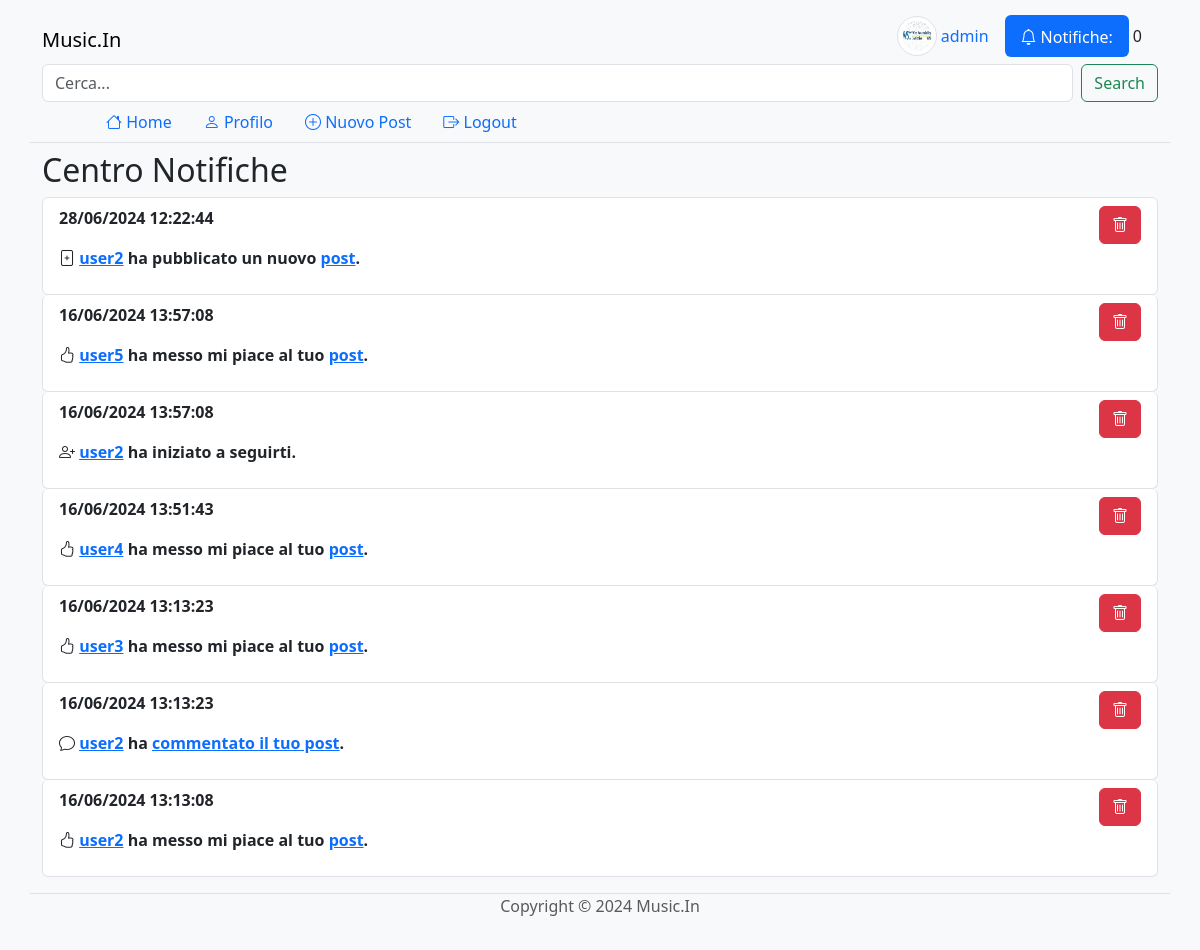
Screenshot of /notifications.php (signed in) with the database file from the repository.
### tables this page shows
create table users (
     `id` int not null AUTO_INCREMENT,
     `username` varchar(255) not null,
     `password` varchar(255) not null,
     `email` varchar(255) not null,
     `name` varchar(255),
     `surname` varchar(255),
     `image` varchar(255),
     `genre_id` int,
     constraint `IDUser` primary key (`id`),
     unique key `username` (`username`),
     unique key `email` (`email`));

create table notifications (
     `id` int not null AUTO_INCREMENT,
     `type` int not null,
     `created_at` timestamp not null DEFAULT current_timestamp(),
     `was_read` boolean not null DEFAULT false,
     `receiver_id` int not null,
     `creator_id` int not null,
     `post_id` int,
     `comment_id` int,
     constraint `IDNotifica` primary key (`id`));

### notifications.php (called while the page is built)
<?php
require_once __DIR__ . '/bootstrap.php';
$notifications = $dbh->getNotifications($_SESSION["user_id"]);
$templateParams["title"] = "Music.In - Notifiche";
$templateParams["name"] = "notifications";
require __DIR__ . '/template/base.php';
?>

### db/connessione-db.php (called while the page is built)
<?php
require_once(__DIR__ . "/dbhelper.php");
$servername = "localhost";
$username = "root";
$password = "";
$dbname = "music_in";
$port = 3306;
$dbh = new DatabaseHelper($servername, $username, $password, $dbname, $port);
?>

### db/dbhelper.php (called while the page is built, shortened)
<?php
class DatabaseHelper {
    private $conn;
    public function __construct($servername, $username, $password, $dbname, $port) {
        try {
            $this->conn = new PDO("mysql:host=$servername;dbname=$dbname;port=$port", $username, $password);
            $this->conn->setAttribute(PDO::ATTR_ERRMODE, PDO::ERRMODE_EXCEPTION);
            $this->conn->exec("SET NAMES utf8mb4");
        } catch(PDOException $e) {
            echo "Connessione al database fallita: " . $e->getMessage();
            die();
        }
    }
    public function getUserInfo($user_id) {
        $query_user = "SELECT username, email, name, surname, image as profile_image, genre_id FROM users WHERE id = :user_id";
        $stmt_user = $this->conn->prepare($query_user);
        $stmt_user->bindParam(':user_id', $user_id);
        $stmt_user->execute();
        $user = $stmt_user->fetch(PDO::FETCH_ASSOC);
        return $user;
    }
    public function getNotifications($user_id) {
        $query = "SELECT id as notification_id, type, created_at, was_read, creator_id, post_id, comment_id FROM notifications WHERE receiver_id = :user_id ORDER BY created_at DESC";
        $stmt = $this->conn->prepare($query);
        $stmt->bindParam(':user_id', $user_id);
        $stmt->execute();
        $notifications = $stmt->fetchAll(PDO::FETCH_ASSOC);
        return $notifications;
    }
}
?>

### template/notifications.php (the view, shortened to what this page needs)
<section>
    <h2>Centro Notifiche</h2>
    <?php if (empty($notifications)) : ?>
        <p>Non hai ancora nessuna notifica.</p>
    <?php else : ?>
        <ul class="list-group">
            <?php foreach ($notifications as $notification) : ?>
                <li class="container card card-body list-group-item <?php if (!$notification["was_read"]) { echo 'fw-bold';} ?>">
                    <div class="row">
                        <p class="col-10"><?php echo htmlspecialchars((new DateTime($notification['created_at']))->format('d/m/Y H:i:s')); ?></p>
                        <form class="col-2 text-end" action="php/processa-delete-notification.php" method="post">
                            <button type="submit" class="btn btn-danger text-nowrap"><i class="bi bi-trash"></i><span class="d-none">Elimina notifica</span></button>
                        </form>
                    </div>
                    <p class="">
                        <?php switch ($notification['type']):
                        case NotificationType::LIKE->value: ?>
                            <i class="bi bi-hand-thumbs-up"></i>
                            <a href="profile.php?id=<?php echo htmlspecialchars($notification['creator_id']); ?>"><?php echo htmlspecialchars($dbh->getUserInfo($notification['creator_id'])['username']); ?></a> ha messo mi piace al tuo <a href="comments.php?post_id=<?php echo htmlspecialchars($notification['post_id']); ?>"> post</a>.
                        <?php break; ?>
                        <?php case NotificationType::COMMENT->value: ?>
                            <i class="bi bi-chat"></i>
                            <a href="profile.php?id=<?php echo htmlspecialchars($notification['creator_id']); ?>"><?php echo htmlspecialchars($dbh->getUserInfo($notification['creator_id'])['username']); ?></a> ha <a href="comments.php?post_id=<?php echo htmlspecialchars($notification["post_id"]); ?>#comment-<?php echo htmlspecialchars($notification["comment_id"]); ?>">commentato il tuo post</a>.
                        <?php break; ?>
                        <?php case NotificationType::FOLLOW->value: ?>
                            <i class="bi bi-person-plus"></i>
                            <a href="profile.php?id=<?php echo htmlspecialchars($notification['creator_id']); ?>"><?php echo htmlspecialchars($dbh->getUserInfo($notification['creator_id'])['username']); ?></a> ha iniziato a seguirti.
                        <?php break; ?>
                        <?php case NotificationType::POST->value: ?>
                            <i class="bi bi-file-plus"></i>
                            <a href="profile.php?id=<?php echo htmlspecialchars($notification['creator_id']); ?>"><?php echo htmlspecialchars($dbh->getUserInfo($notification['creator_id'])['username']); ?></a> ha pubblicato un nuovo <a href="comments.php?post_id=<?php echo htmlspecialchars($notification['post_id']); ?>">post</a>.
                        <?php break; ?>
                        <?php endswitch; ?>
                    </p>
                </li>
                <?php $dbh->setNotificationRead($notification["notification_id"]); ?>
            <?php endforeach; ?>
        </ul>
    <?php endif; ?>
</section>

### template/base.php (shortened to what this page needs)
<!DOCTYPE html>
<html lang="it" class="h-100">
<head>
    <link href="https://cdn.jsdelivr.net/npm/bootstrap@5.3.3/dist/css/bootstrap.min.css" rel="stylesheet">
    <link rel="stylesheet" href="https://cdn.jsdelivr.net/npm/bootstrap-icons@1.11.3/font/bootstrap-icons.min.css">
    <link rel='stylesheet' type='text/css' href='css/common.css'>
</head>
<body class="bg-light d-flex flex-column h-100">
<?php
$username = $dbh->getUserInfo(getCurrentUserId())['username'];
$profile_image = $dbh->getUserInfo(getCurrentUserId())['profile_image'];
?>
    <nav class="navbar navbar-expand-md navbar-light bg-light sticky-top">
        <div class="container justify-content-center border-bottom">
            <div class="col-12">
                <div class="d-flex">
                    <h1><a class="navbar-brand" href="/">Music.In</a></h1>
                    <div class="container nav nav-pills align-items-center justify-content-end">
                        <a class="nav-link" href="profile.php">
                            <?php if (!empty($profile_image)): ?>
                                <img style="height: 30pt; width: 30pt;" class="img-thumbnail rounded-circle" src="<?php echo UPLOAD_DIR . htmlspecialchars($profile_image); ?>" alt="Immagine Profilo">
                            <?php else: ?>
                                <i class="bi bi-person-circle align-middle"></i>
                            <?php endif; ?>
                            <span class="d-none d-sm-inline align-middle"><?php echo htmlspecialchars($username); ?></span>
                        </a>
                        <a class="nav-link <?php markIfActive("notifications.php"); ?>" href="notifications.php"><i class="bi bi-bell align-middle"></i><span class="d-none d-sm-inline ms-1 align-middle">Notifiche:</span></a>
                        <span id="notification_counter" class="p-1">0</span>
                    </div>
                </div>
                <form class="d-flex" role="search" action="search.php" method="get">
                <input class="form-control me-2" type="search" id="searchBar" name="user_id" placeholder="Cerca..." aria-label="Search">
                <button class="btn btn-outline-success" type="submit">Search</button>
            </form>
                <div class="px-5 navbar-collapse" id="navbarCollapse">
                    <ul class="nav nav-pills col-12 col-lg-auto my-2 justify-content-center my-md-0 text-small">
                        <?php
                        $navlinks = [
                            ["index.php", "bi-house", "Home"],
                            ["profile.php", "bi-person", "Profilo"],
                            ["new-post.php", "bi-plus-circle", "Nuovo Post"],
                            ["logout.php", "bi-box-arrow-right", "Logout"],
                        ];
                        ?>
                        <?php foreach ($navlinks as $navlink) : ?>
                            <li class="nav-item">
                                <a class="nav-link <?php markIfActive($navlink[0]); ?>" href="<?php echo $navlink[0]; ?>">
                                    <i class="bi <?php echo $navlink[1]; ?>"></i>
                                    <span class="d-none d-md-inline"><?php echo $navlink[2]; ?></span>
                                </a>
                            </li>
                        <?php endforeach; ?>
                    </ul>
                </div>
            </div>
        </div>
    </nav>
    <main class="flex-shrink-0">
        <div class="container">
            <?php if(isset($templateParams["name"])) { require(__DIR__ . "/" . $templateParams["name"] . ".php"); } ?>
        </div>
    </main>
    <footer class="footer mt-auto py-3 bg-body-tertiary">
        <div class="container border-top">
            <p class="text-center text-body-secondary">Copyright &copy; 2024 Music.In</p>
        </div>
    </footer>
</body>
</html>

### utils/functions.php (shortened to what this page needs)
<?php
function getCurrentUserId() {
    return $_SESSION["user_id"];
}
function markIfActive($pagename){
    if(basename($_SERVER['PHP_SELF'])==$pagename){
        echo "active";
    }
}
?>

### rows the page displays
users: image (picture), username "admin"
notifications: created_at "28/06/2024 12:22:44", creator.username "user2"
notifications: created_at "16/06/2024 13:57:08", creator.username "user5"
notifications: created_at "16/06/2024 13:57:08", creator.username "user2"
notifications: created_at "16/06/2024 13:51:43", creator.username "user4"
notifications: created_at "16/06/2024 13:13:23", creator.username "user3"
notifications: created_at "16/06/2024 13:13:23", creator.username "user2"
notifications: created_at "16/06/2024 13:13:08", creator.username "user2"

### other values shown
$navlink[2] "Home"
$navlink[2] "Profilo"
$navlink[2] "Nuovo Post"
$navlink[2] "Logout"
